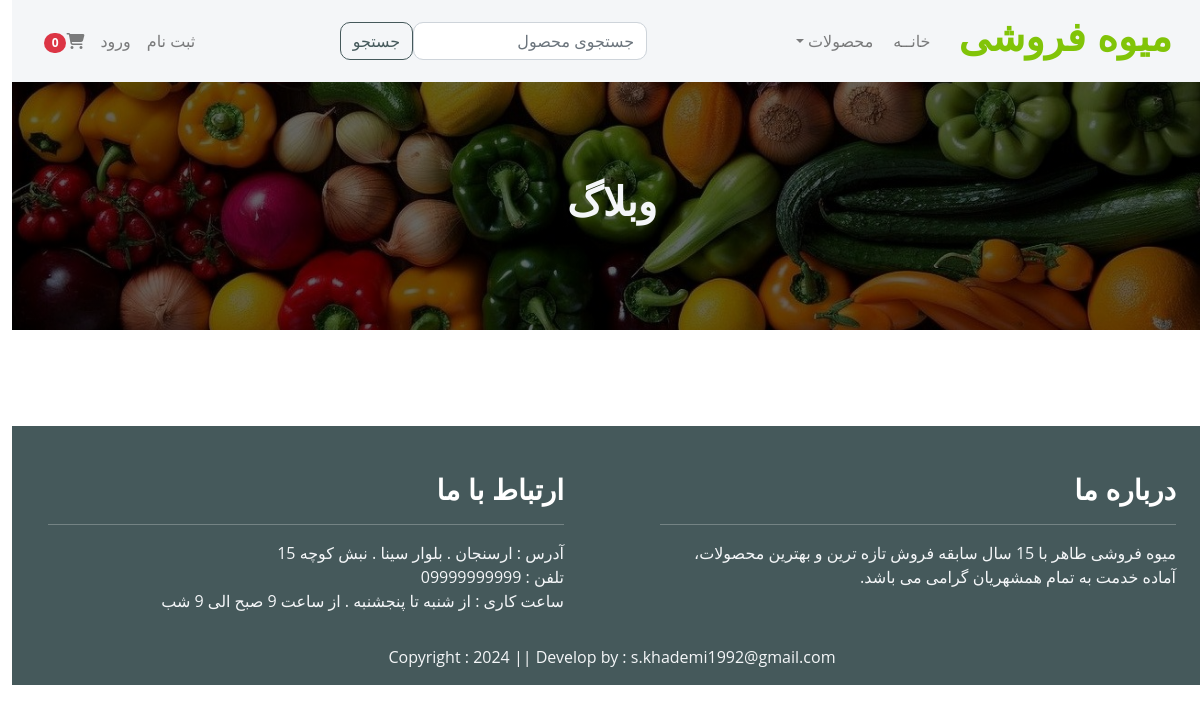
The page /blog/ on the database as committed earlier.
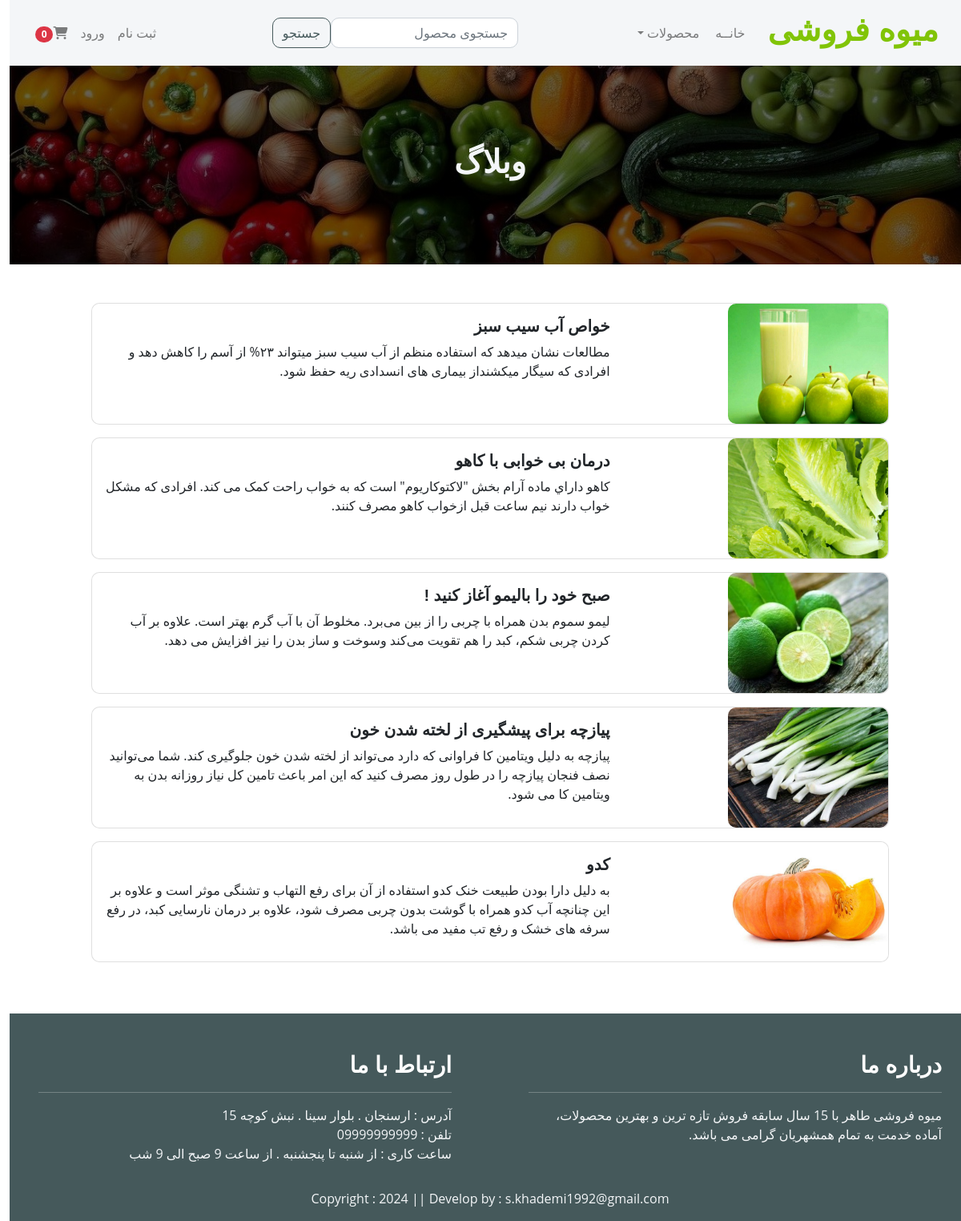
The same page on the database as committed later.
### store/models.py (models this page shows, shortened)
class BlogPost(models.Model):
    title = models.CharField(max_length=100)
    description = models.TextField()
    image = models.ImageField(upload_to='blog')

### store/views.py (the view)
# urls.py: 2. Add a URL to urlpatterns:  path('blog/', include('blog.urls'))
def blog(request):
    blog_post = BlogPost.objects.all()
    return render(request, 'blog.html', locals())

### cart/cart.py (called while the page is built)
    def __len__(self):
        return len(self.cart)

### cart/context_processors.py (called while the page is built)
def cart(request):
    return {'cart': Cart(request)}

### store/templates/blog.html
{% extends 'base.html' %}
{% load static %}
{% block main-content %}
<div class="header py-5">
    <div class="text-center py-lg-5">
        <h1 class="text-light">وبلاگ</h1>
    </div>
</div>
<div class="py-5">
    <div class="container">
            {% for blog_post in blog_post %}
                <div class="card mb-3 mx-5">
                    <div class="row g-0">
                        <div class="col-md-4">
                            <img src="{{ blog_post.image.url }}" class="img-fluid rounded" alt="..." style="max-width: 200px;">
                        </div>
                        <div class="col-md-8">
                            <div class="card-body">
                                <h5 class="card-title">{{ blog_post.title }}</h5>
                                <p class="card-text">{{ blog_post.description }}</p>
                            </div>
                        </div>
                    </div>
                </div>
            {% endfor %}
    </div>
</div>
{% endblock main-content %}

Rows that differ between the two databases and show on the page:
added BlogPost: image (picture), title "خواص آب سیب سبز", description "مطالعات نشان میدهد که استفاده منظم از آب سیب سبز میتواند ۲۳% از آسم را کاهش دهد و افرادی که سیگار میکشنداز بیماری های انسدادی ریه حفظ شود."
added BlogPost: image (picture), title "درمان بی خوابی با کاهو", description "كاهو داراي ماده آرام بخش \"لاکتوکاریوم\" است که به خواب راحت کمک می کند. افرادی که مشکل خواب دارند نیم ساعت قبل ازخواب کاهو مصرف کنند."
added BlogPost: image (picture), title "صبح خود را بالیمو آغاز کنید !", description "لیمو سموم بدن همراه با چربی را از بین می‌برد. مخلوط آن با آب گرم بهتر است. علاوه بر آب کردن چربی شکم، کبد را هم تقویت می‌کند وسوخت و ساز بدن را نیز افزایش می دهد."
added BlogPost: image (picture), title "پیازچه برای پیشگیری از لخته شدن خون", description "پیازچه به دلیل ویتامین کا فراوانی که دارد می‌تواند از لخته شدن خون جلوگیری کند. شما می‌توانید نصف فنجان پیازچه را در طول روز مصرف کنید که این امر باعث تامین کل نیاز روزانه بدن به ویتامین کا می شود."
added BlogPost: image (picture), title "کدو", description "به دلیل دارا بودن طبیعت خنک کدو استفاده از آن برای رفع التهاب و تشنگی موثر است و علاوه بر این چنانچه آب کدو همراه با گوشت بدون چربی مصرف شود، علاوه بر درمان نارسایی کبد، در رفع سرفه های خشک و رفع تب مفید می باشد."
